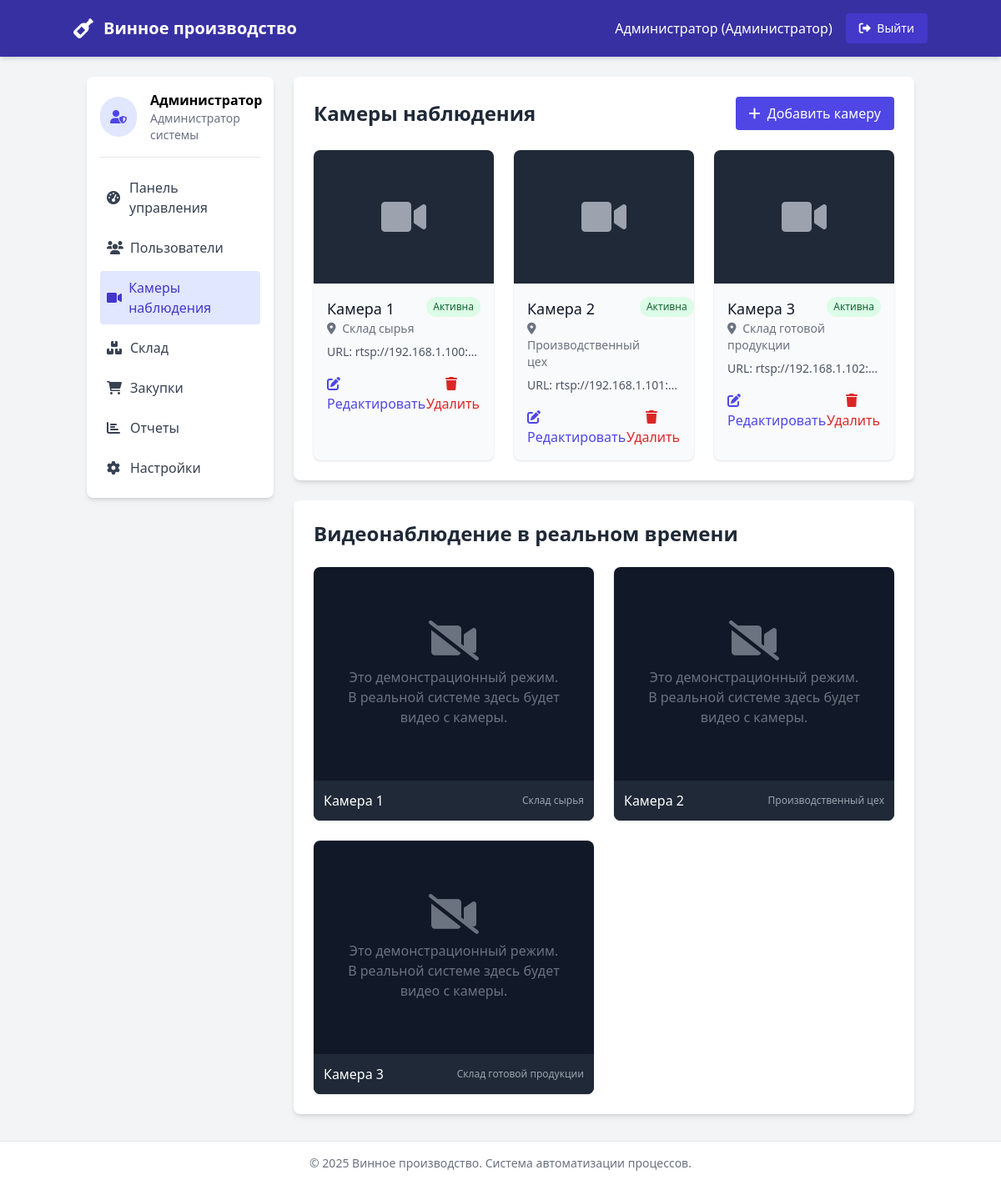
The app's page /views/admin/cameras.php (signed in) with its own data.
### tables this page shows
CREATE TABLE `users` (
  `id` int(11) NOT NULL,
  `username` varchar(50) NOT NULL,
  `password` varchar(255) NOT NULL,
  `role` enum('admin','warehouse','purchasing','supplier') NOT NULL,
  `name` varchar(100) NOT NULL,
  `email` varchar(100) NOT NULL,
  `created_at` timestamp NOT NULL DEFAULT current_timestamp()
);

CREATE TABLE `cameras` (
  `id` int(11) NOT NULL,
  `name` varchar(100) NOT NULL,
  `location` varchar(100) NOT NULL,
  `stream_url` varchar(255) NOT NULL,
  `status` enum('active','inactive') DEFAULT 'active',
  `created_at` timestamp NOT NULL DEFAULT current_timestamp()
);

### controllers/AuthController.php (called while the page is built, shortened)
<?php
require_once ROOT_PATH . '/config/database.php';
class AuthController {
    private $db;
    public function __construct() {
        $this->db = new Database();
        $this->db->getConnection();
    }
    public function isLoggedIn() {
        return isset($_SESSION['user_id']);
    }
    public function getCurrentUser() {
        $query = "SELECT id, username, role, name, email, created_at FROM users WHERE id = ?";
        return $this->db->selectOne($query, [$_SESSION['user_id']]);
    }
}

### config/database.php (called while the page is built, shortened)
<?php
class Database {
    private $host = 'localhost';
    private $db_name = 'winery_automation';
    private $username = 'root';
    private $password = '';
    private $conn;
    public function getConnection() {
        $this->conn = null;
        try {
            $this->conn = new PDO(
                "mysql:host=" . $this->host . ";dbname=" . $this->db_name,
                $this->username,
                $this->password
            );
            $this->conn->setAttribute(PDO::ATTR_ERRMODE, PDO::ERRMODE_EXCEPTION);
            $this->conn->exec("set names utf8");
        } catch(PDOException $e) {
            Logger::logSqlError("Connection attempt", [], $e, 'database_errors');
            echo "Ошибка подключения к базе данных: " . $e->getMessage();
        }
        return $this->conn;
    }
    public function select($query, $params = []) {
        try {
            $stmt = $this->conn->prepare($query);
            $stmt->execute();
            return $stmt->fetchAll(PDO::FETCH_ASSOC);
        } catch(PDOException $e) {
            Logger::logSqlError($query, $params, $e);
            echo "Ошибка выполнения запроса: " . $e->getMessage();
            return false;
        }
    }
    public function selectOne($query, $params = []) {
        try {
            $stmt = $this->conn->prepare($query);
            $this->bindParams($stmt, $params);
            $stmt->execute();
            return $stmt->fetch(PDO::FETCH_ASSOC);
        } catch(PDOException $e) {
            Logger::logSqlError($query, $params, $e);
            echo "Ошибка выполнения запроса: " . $e->getMessage();
            return false;
        }
    }
    private function bindParams($stmt, $params) {
        if (is_array($params)) {
            if (array_keys($params) === range(0, count($params) - 1)) {
                foreach ($params as $i => $param) {
                    $position = $i + 1;
                    if (is_null($param)) {
                        $stmt->bindValue($position, $param, PDO::PARAM_NULL);
                    } elseif (is_int($param)) {
                        $stmt->bindValue($position, $param, PDO::PARAM_INT);
                    } elseif (is_bool($param)) {
                        $stmt->bindValue($position, $param, PDO::PARAM_BOOL);
                    } else {
                        $stmt->bindValue($position, $param, PDO::PARAM_STR);
                    }
                }
            }
        }
    }
}

### controllers/AdminController.php (called while the page is built, shortened)
<?php
require_once ROOT_PATH . '/config/database.php';
class AdminController {
    private $db;
    public function __construct() {
        $this->db = new Database();
        $this->db->getConnection();
    }
    public function getCameras() {
        $query = "SELECT * FROM cameras ORDER BY name";
        return $this->db->select($query);
    }
}

### views/admin/cameras.php (the view, shortened to what this page needs)
<?php
require_once '../../controllers/AuthController.php';
require_once '../../controllers/AdminController.php';
$authController = new AuthController();
$adminController = new AdminController();
$currentUser = $authController->getCurrentUser();
$cameraList = $adminController->getCameras();
$editCamera = null;
?>
<!DOCTYPE html>
<html lang="ru">
<head>
    <script src="https://cdn.tailwindcss.com"></script>
    <link rel="stylesheet" href="https://cdnjs.cloudflare.com/ajax/libs/font-awesome/6.0.0-beta3/css/all.min.css">
</head>
<body class="bg-gray-100 min-h-screen">
    <nav class="bg-indigo-800 text-white p-4 shadow-md">
        <div class="container mx-auto flex justify-between items-center">
            <div class="flex items-center">
                <i class="fas fa-wine-bottle text-2xl mr-3"></i>
                <h1 class="text-xl font-bold">Винное производство</h1>
            </div>
            <div class="flex items-center space-x-4">
                <span><?php echo htmlspecialchars($currentUser['name']); ?> (Администратор)</span>
                <a href="../../controllers/logout.php" class="bg-indigo-700 hover:bg-indigo-600 py-2 px-4 rounded text-sm">
                    <i class="fas fa-sign-out-alt mr-1"></i> Выйти
                </a>
            </div>
        </div>
    </nav>
    <div class="container mx-auto flex flex-wrap mt-6 px-4">
        <aside class="w-full md:w-1/4 pr-0 md:pr-6">
            <div class="bg-white rounded-lg shadow-md p-4 mb-6">
                <div class="flex items-center mb-4 pb-4 border-b border-gray-200">
                    <div class="bg-indigo-100 p-3 rounded-full mr-4">
                        <i class="fas fa-user-shield text-indigo-600"></i>
                    </div>
                    <div>
                        <p class="font-semibold"><?php echo htmlspecialchars($currentUser['name']); ?></p>
                        <p class="text-sm text-gray-500">Администратор системы</p>
                    </div>
                </div>
                <ul class="space-y-2">
                    <li>
                        <a href="dashboard.php" class="flex items-center p-2 text-gray-700 hover:bg-indigo-50 rounded font-medium">
                            <i class="fas fa-tachometer-alt w-5 mr-2"></i>
                            <span>Панель управления</span>
                        </a>
                    </li>
                    <li>
                        <a href="users.php" class="flex items-center p-2 text-gray-700 hover:bg-indigo-50 rounded font-medium">
                            <i class="fas fa-users w-5 mr-2"></i>
                            <span>Пользователи</span>
                        </a>
                    </li>
                    <li>
                        <a href="cameras.php" class="flex items-center p-2 bg-indigo-100 text-indigo-700 rounded font-medium">
                            <i class="fas fa-video w-5 mr-2"></i>
                            <span>Камеры наблюдения</span>
                        </a>
                    </li>
                    <li>
                        <a href="warehouse.php" class="flex items-center p-2 text-gray-700 hover:bg-indigo-50 rounded font-medium">
                            <i class="fas fa-boxes w-5 mr-2"></i>
                            <span>Склад</span>
                        </a>
                    </li>
                    <li>
                        <a href="purchasing.php" class="flex items-center p-2 text-gray-700 hover:bg-indigo-50 rounded font-medium">
                            <i class="fas fa-shopping-cart w-5 mr-2"></i>
                            <span>Закупки</span>
                        </a>
                    </li>
                    <li>
                        <a href="reports.php" class="flex items-center p-2 text-gray-700 hover:bg-indigo-50 rounded font-medium">
                            <i class="fas fa-chart-bar w-5 mr-2"></i>
                            <span>Отчеты</span>
                        </a>
                    </li>
                    <li>
                        <a href="settings.php" class="flex items-center p-2 text-gray-700 hover:bg-indigo-50 rounded font-medium">
                            <i class="fas fa-cog w-5 mr-2"></i>
                            <span>Настройки</span>
                        </a>
                    </li>
                </ul>
            </div>
        </aside>
        <main class="w-full md:w-3/4">
            <div class="bg-white rounded-lg shadow-md p-6 mb-6">
                <div class="flex justify-between items-center mb-6">
                    <h2 class="text-2xl font-semibold text-gray-800">Камеры наблюдения</h2>
                    <?php if (!$editCamera): ?>
                    <button id="showAddForm" class="bg-indigo-600 hover:bg-indigo-700 text-white py-2 px-4 rounded">
                        <i class="fas fa-plus mr-1"></i> Добавить камеру
                    </button>
                    <?php endif; ?>
                </div>
                <div class="grid grid-cols-1 md:grid-cols-2 lg:grid-cols-3 gap-6">
                    <?php if (empty($cameraList)): ?>
                    <div class="md:col-span-2 lg:col-span-3 text-center py-8">
                        <p class="text-gray-500">Камеры не настроены. Добавьте первую камеру.</p>
                    </div>
                    <?php else: ?>
                        <?php foreach ($cameraList as $camera): ?>
                        <div class="bg-gray-50 rounded-lg overflow-hidden shadow">
                            <div class="aspect-w-16 aspect-h-9 bg-gray-200">
                                <div class="w-full h-40 flex items-center justify-center bg-gray-800 text-gray-400">
                                    <i class="fas fa-video fa-3x"></i>
                                </div>
                            </div>
                            <div class="p-4">
                                <div class="flex justify-between items-start">
                                    <div>
                                        <h3 class="text-lg font-medium text-gray-900"><?php echo htmlspecialchars($camera['name']); ?></h3>
                                        <p class="text-sm text-gray-500">
                                            <i class="fas fa-map-marker-alt mr-1"></i>
                                            <?php echo htmlspecialchars($camera['location']); ?>
                                        </p>
                                    </div>
                                    <span class="px-2 py-1 text-xs rounded-full <?php echo $camera['status'] === 'active' ? 'bg-green-100 text-green-800' : 'bg-red-100 text-red-800'; ?>">
                                        <?php echo $camera['status'] === 'active' ? 'Активна' : 'Неактивна'; ?>
                                    </span>
                                </div>
                                <p class="mt-2 text-sm text-gray-600 truncate">
                                    <span class="font-medium">URL:</span> <?php echo htmlspecialchars($camera['stream_url']); ?>
                                </p>
                                <div class="mt-4 flex justify-between">
                                    <a href="?action=edit&id=<?php echo $camera['id']; ?>" class="text-indigo-600 hover:text-indigo-900">
                                        <i class="fas fa-edit mr-1"></i> Редактировать
                                    </a>
                                    <form method="POST" action="" onsubmit="return confirm('Вы уверены, что хотите удалить эту камеру?');">
                                        <button type="submit" name="delete_camera" class="text-red-600 hover:text-red-900">
                                            <i class="fas fa-trash mr-1"></i> Удалить
                                        </button>
                                    </form>
                                </div>
                            </div>
                        </div>
                        <?php endforeach; ?>
                    <?php endif; ?>
                </div>
            </div>
            <?php if (!empty($cameraList)): ?>
            <div class="bg-white rounded-lg shadow-md p-6">
                <h2 class="text-2xl font-semibold text-gray-800 mb-6">Видеонаблюдение в реальном времени</h2>
                <div class="grid grid-cols-1 md:grid-cols-2 gap-6">
                    <?php
                    $activeCameras = array_filter($cameraList, function($cam) {
                        return $cam['status'] === 'active';
                    });
                    if (empty($activeCameras)):
                    ?>
                    <div class="md:col-span-2 text-center py-8">
                        <p class="text-gray-500">Нет активных камер для отображения.</p>
                    </div>
                    <?php else: ?>
                        <?php foreach (array_slice($activeCameras, 0, 4) as $camera): ?>
                        <div class="bg-gray-900 rounded-lg overflow-hidden shadow">
                            <div class="aspect-w-16 aspect-h-9">
                                <div class="w-full h-64 flex flex-col items-center justify-center text-gray-500">
                                    <i class="fas fa-video-slash fa-3x mb-2"></i>
                                    <p class="text-center px-4">Это демонстрационный режим.<br>В реальной системе здесь будет видео с камеры.</p>
                                </div>
                            </div>
                            <div class="p-3 bg-gray-800 text-white">
                                <div class="flex justify-between items-center">
                                    <span><?php echo htmlspecialchars($camera['name']); ?></span>
                                    <span class="text-xs text-gray-400"><?php echo htmlspecialchars($camera['location']); ?></span>
                                </div>
                            </div>
                        </div>
                        <?php endforeach; ?>
                    <?php endif; ?>
                </div>
            </div>
            <?php endif; ?>
        </main>
    </div>
    <footer class="bg-white p-4 mt-8 border-t border-gray-200">
        <div class="container mx-auto text-center text-gray-500 text-sm">
            &copy; <?php echo date('Y'); ?> Винное производство. Система автоматизации процессов.
        </div>
    </footer>
</body>
</html>

### records on screen
users: name "Администратор"
cameras: name "Камера 1", location "Склад сырья", status "Активна", stream_url "rtsp://192.168.1.100:…"
cameras: name "Камера 2", location "Производственный цех", status "Активна", stream_url "rtsp://192.168.1.101:…"
cameras: name "Камера 3", location "Склад готовой продукции", status "Активна", stream_url "rtsp://192.168.1.102:…"
